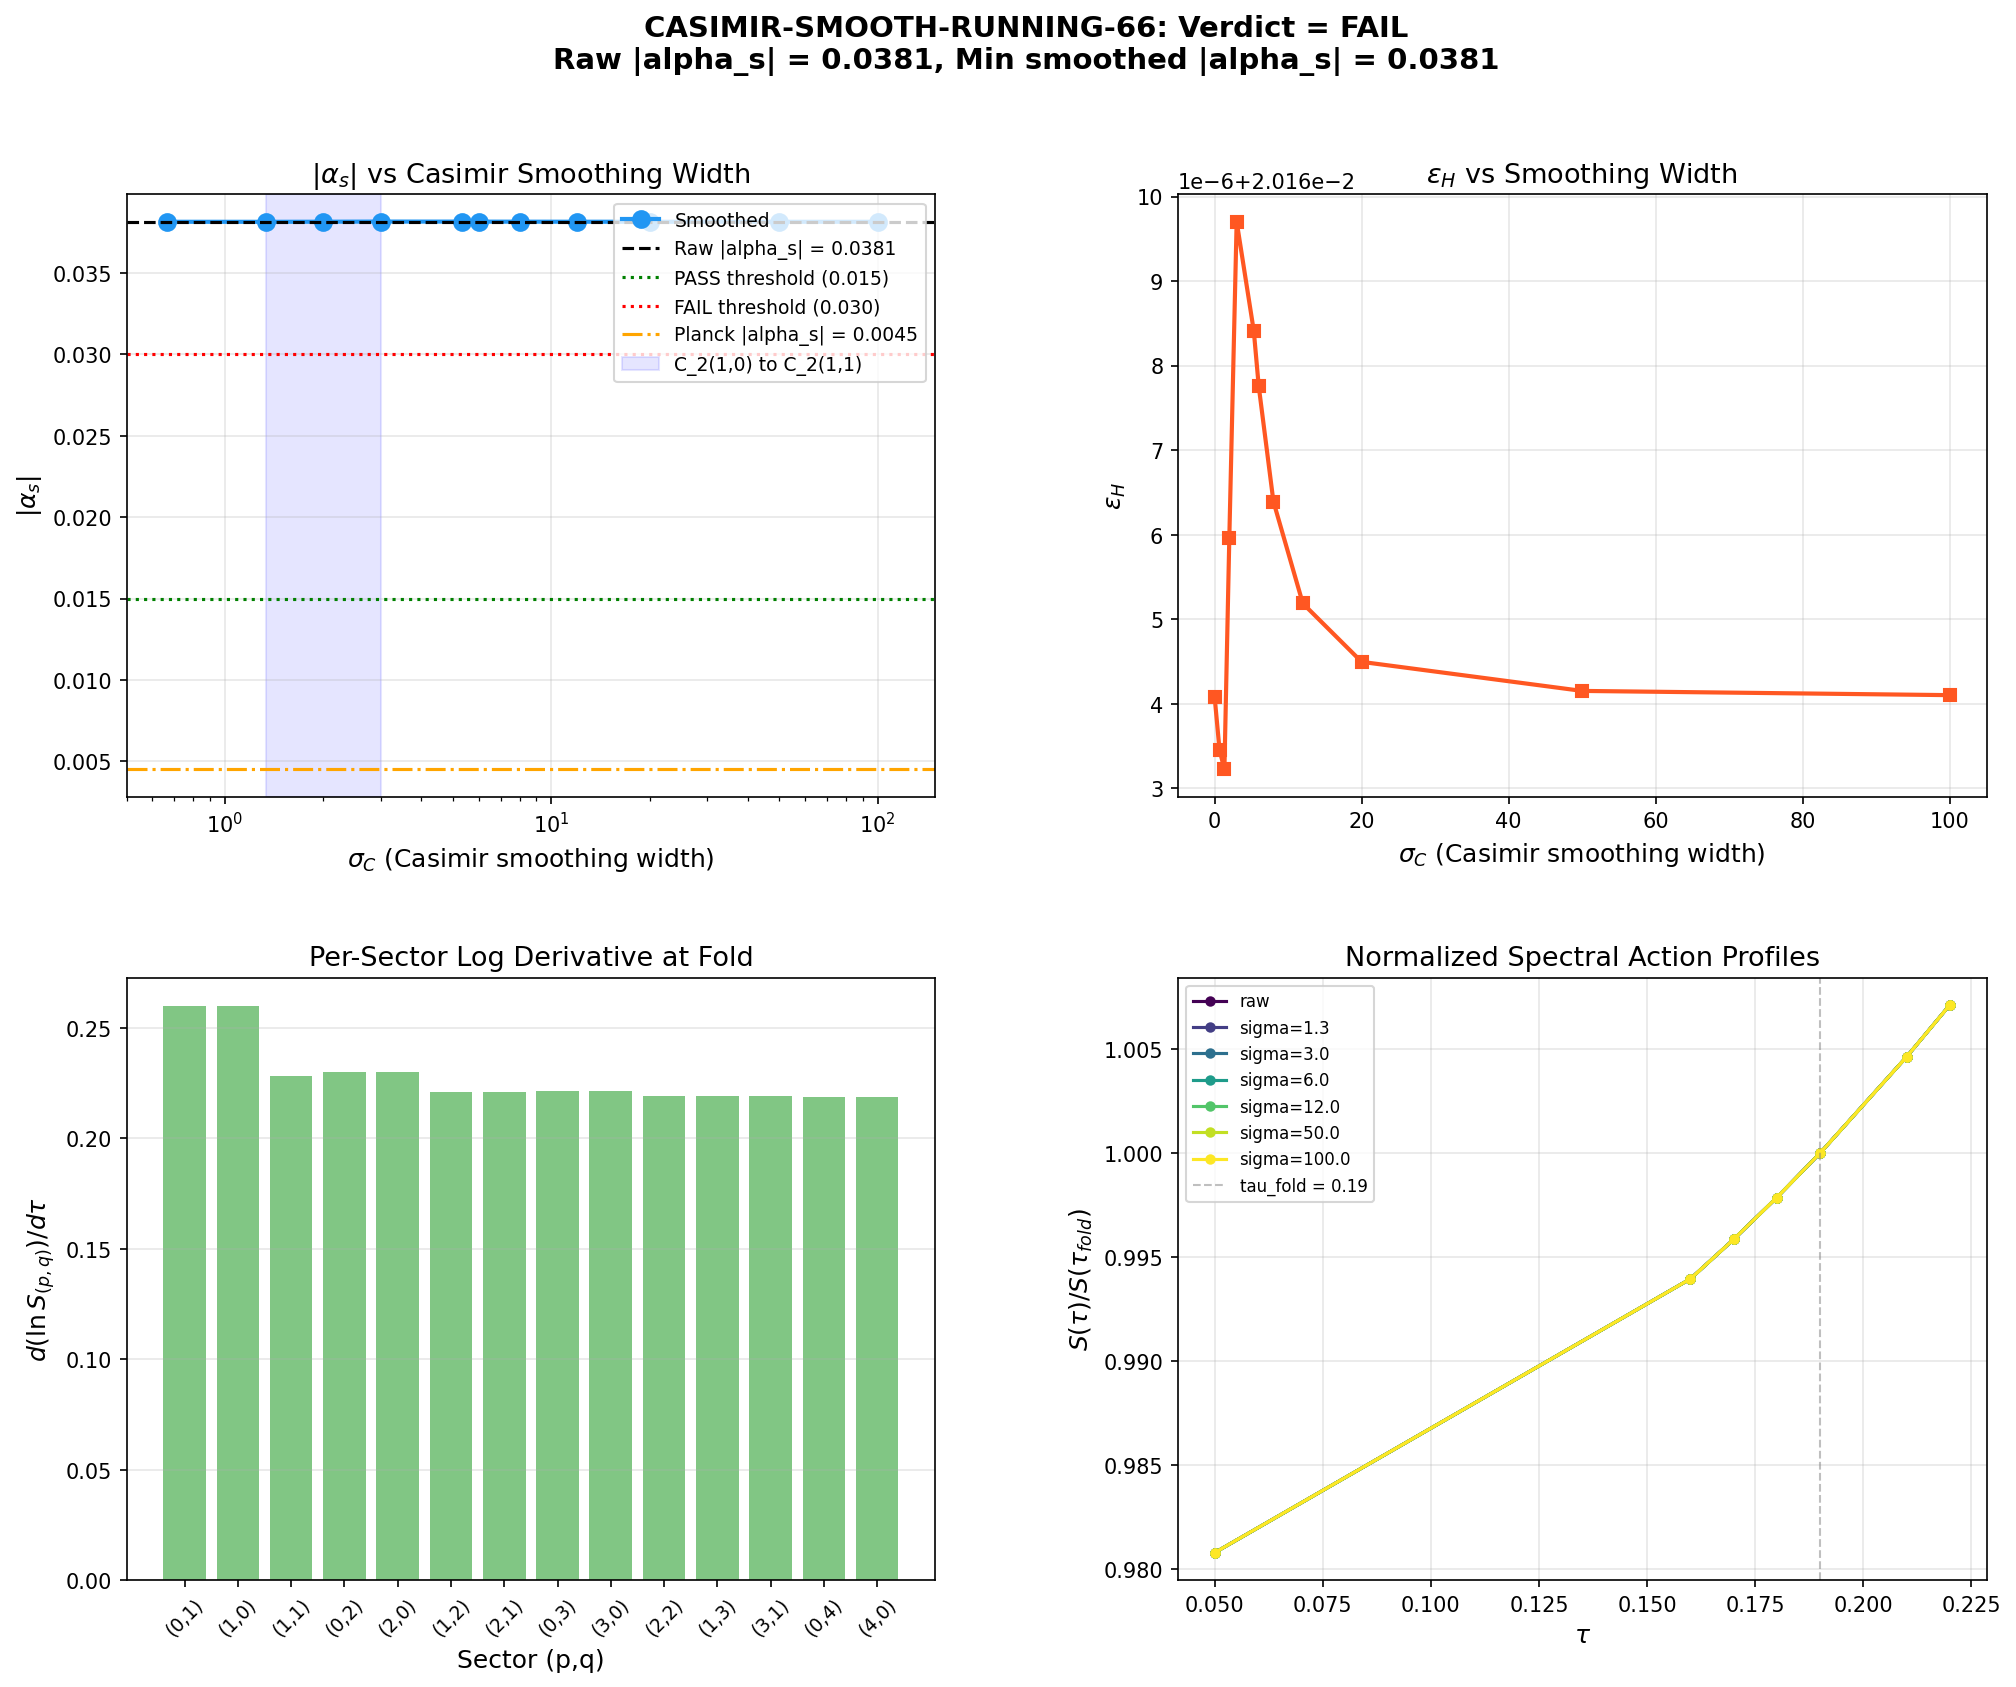

Recreate this plot in Python.
#!/usr/bin/env python3
"""
CASIMIR-SMOOTH-RUNNING-66 (W4-F) -- Alpha_s with Casimir-Averaged Smoothing
=============================================================================

W3-A found alpha_s = -0.038, persisting at 5.0 sigma from Planck (-0.0045 +/- 0.0067),
with negligible change from L_max=3 to L_max=4.

Hypothesis: The spectral action is a sum over Peter-Weyl sectors labeled by
Casimir eigenvalue C_2(p,q). The "wavenumber" on the fiber is k_{(p,q)} = sqrt(C_2(p,q)),
which forms a DISCRETE lattice, not a continuum. The running alpha_s = dn_s/d(ln k)
is a finite-difference derivative over this discrete Casimir ladder.
If we smooth in Casimir space with a Gaussian kernel, the effective derivatives
may decrease, reducing the tension with Planck.

Method:
-------
1. Load the D_K eigenvalues from S36 (L_max=3) and W3-A (L_max=4 new sectors).
2. Compute S_{(p,q)}(tau) = dim(p,q)^2 * sum_j |lambda_j^{(p,q)}(tau)| for each sector.
3. Assign k_{(p,q)} = sqrt(C_2(p,q)) to each sector.
4. For each Gaussian width sigma_C, compute the smoothed spectral action:
     S_smooth(tau) = sum_{(p,q)} w_{(p,q)}(sigma_C) * S_{(p,q)}(tau)
   where w_{(p,q)} is a Gaussian weight that redistributes spectral weight.
5. Compute eps_H and alpha_s from S_smooth.
6. Scan sigma_C from minimal (C_2(1,0) = 4/3) to maximal (all sectors equal weight).

Gate: CASIMIR-SMOOTH-RUNNING-66
  PASS: |alpha_s^{smoothed}| < 0.015 for sigma_C >= C_2(1,0)
  FAIL: |alpha_s^{smoothed}| > 0.030 even at maximal smoothing
  INFO: 0.015 < |alpha_s^{smoothed}| < 0.030 (partial improvement)

Agent: gen-physicist (Session 66, Wave 4)
"""

import numpy as np
import sys
import os

SCRIPT_DIR = os.path.dirname(os.path.abspath(__file__))
ARCHIVE_DIR = os.path.join(os.path.dirname(SCRIPT_DIR), 'computations/_shared')
sys.path.insert(0, SCRIPT_DIR)
sys.path.insert(0, ARCHIVE_DIR)

os.chdir(SCRIPT_DIR)

import matplotlib
matplotlib.use('Agg')
import matplotlib.pyplot as plt
from matplotlib.gridspec import GridSpec
from scipy.interpolate import CubicSpline

from canonical_constants import (
    tau_fold, Delta_0_OES, G_DeWitt, PI
)

# =============================================================================
# CONFIGURATION
# =============================================================================
print("=" * 78)
print("CASIMIR-SMOOTH-RUNNING-66 (W4-F): Alpha_s with Casimir-Averaged Smoothing")
print("=" * 78)

Delta = Delta_0_OES   # 0.464 M_KK (BCS gap)
G = G_DeWitt          # 5.0 (DeWitt moduli kinetic coefficient)
tau_f = tau_fold       # 0.19
planck_alpha_s = -0.0045  # (local)
planck_alpha_s_sigma = 0.0067  # (local)

print(f"\n  tau_fold        = {tau_f}")
print(f"  Delta (BCS)     = {Delta:.6f} M_KK")
print(f"  G_DeWitt        = {G:.1f}")
print(f"  Planck alpha_s  = {planck_alpha_s} +/- {planck_alpha_s_sigma}")

# =============================================================================
# STEP 0: LOAD EIGENVALUES FROM S36 (L<=3) AND W3-A (L=4 NEW)
# =============================================================================
print("\n" + "=" * 78)
print("STEP 0: Load Eigenvalues")
print("=" * 78)

# Load S36 archive
d_s36 = np.load(os.path.join(ARCHIVE_DIR, 's36_sfull_tau_stabilization.npz'),
                allow_pickle=True)

# Load W3-A data (contains L4 eigenvalues)
d_w3a = np.load(os.path.join(SCRIPT_DIR, 's66_running_ns.npz'), allow_pickle=True)

tau_evals = np.array([0.05, 0.16, 0.17, 0.18, 0.19, 0.21, 0.22])


def su3_dim(p, q):
    """Dimension of SU(3) irrep (p,q)."""
    return (p + 1) * (q + 1) * (p + q + 2) // 2


def casimir_su3(p, q):
    """Quadratic Casimir C_2(p,q) for SU(3) irrep (p,q).
    C_2 = (p^2 + pq + q^2 + 3p + 3q) / 3
    Convention: generators normalized so C_2(1,0) = 4/3 (fundamental).
    """
    return (p**2 + p*q + q**2 + 3*p + 3*q) / 3.0


# Build sector list for L_max = 4
sectors_L3 = []
for p in range(4):
    for q in range(4):
        if p + q <= 3:
            sectors_L3.append((p, q))

sectors_L4_new = []
for p in range(5):
    for q in range(5):
        if p + q == 4:
            sectors_L4_new.append((p, q))

sectors_all = sectors_L3 + sectors_L4_new

print(f"\n  L_max=3 sectors:  {len(sectors_L3)} -> {sectors_L3}")
print(f"  L_max=4 new:      {len(sectors_L4_new)} -> {sectors_L4_new}")
print(f"  Total sectors:    {len(sectors_all)}")

# Print Casimir values
print(f"\n  Casimir eigenvalues C_2(p,q):")
for (p, q) in sectors_all:
    c2 = casimir_su3(p, q)
    k_pq = np.sqrt(c2)
    d = su3_dim(p, q)
    print(f"    ({p},{q}): C_2 = {c2:.4f}, k = sqrt(C_2) = {k_pq:.4f}, "
          f"dim = {d}, weight dim^2 = {d**2}")

# =============================================================================
# STEP 1: COMPUTE PER-SECTOR SPECTRAL ACTION S_{(p,q)}(tau)
# =============================================================================
print("\n" + "=" * 78)
print("STEP 1: Per-Sector Spectral Action S_{(p,q)}(tau)")
print("=" * 78)

print("""
  S_{(p,q)}(tau) = dim(p,q)^2 * sum_j |lambda_j^{(p,q)}(tau)|
  BCS-dressed: S_{(p,q)}^BCS(tau) = dim(p,q)^2 * sum_j sqrt(|lambda_j|^2 + Delta^2)
  One-loop:    S_{(p,q)}^1L(tau) = (1/2) * dim(p,q) * sum_j log(|lambda_j|^2 + Delta^2)
""")

# sector_S_bcs[i][(p,q)] = BCS effective spectral action for sector (p,q) at tau_evals[i]
sector_S_eff = {}  # effective = tree BCS + 1-loop BCS

for i, tau in enumerate(tau_evals):
    # L_max = 3 sectors from S36
    for (p, q) in sectors_L3:
        key_s36 = f'evals_tau{tau:.3f}_{p}_{q}'
        if key_s36 not in d_s36:
            print(f"  WARNING: {key_s36} not found in S36 archive")
            sector_S_eff[(i, p, q)] = 0.0
            continue

        evals = d_s36[key_s36]
        dim_pq = su3_dim(p, q)
        pw_tree = dim_pq ** 2
        pw_1loop = dim_pq

        omega = np.abs(evals)
        omega_sq = omega ** 2
        E_bdg = np.sqrt(omega_sq + Delta ** 2)

        S_tree = pw_tree * np.sum(E_bdg)
        S_1loop = 0.5 * pw_1loop * np.sum(np.log(omega_sq + Delta ** 2))

        sector_S_eff[(i, p, q)] = S_tree + S_1loop

    # L_max = 4 new sectors from W3-A
    for (p, q) in sectors_L4_new:
        key_w3a = f'evals_L4_tau{tau:.3f}_{p}_{q}'
        if key_w3a not in d_w3a:
            print(f"  WARNING: {key_w3a} not found in W3-A data")
            sector_S_eff[(i, p, q)] = 0.0
            continue

        evals = d_w3a[key_w3a]
        dim_pq = su3_dim(p, q)
        pw_tree = dim_pq ** 2
        pw_1loop = dim_pq

        omega = np.abs(evals)  # complex -> magnitude
        omega_sq = omega ** 2
        E_bdg = np.sqrt(omega_sq + Delta ** 2)

        S_tree = pw_tree * np.sum(E_bdg)
        S_1loop = 0.5 * pw_1loop * np.sum(np.log(omega_sq + Delta ** 2))

        sector_S_eff[(i, p, q)] = S_tree + S_1loop

# Verify total matches W3-A
S_total_check = np.zeros(len(tau_evals))
for i in range(len(tau_evals)):
    for (p, q) in sectors_all:
        S_total_check[i] += sector_S_eff[(i, p, q)]

S_eff_bcs_L4_ref = d_w3a['S_eff_bcs_L4']
print(f"\n  Cross-check: S_total vs W3-A S_eff_bcs_L4 at fold:")
idx_fold = np.argmin(np.abs(tau_evals - 0.19))
dev = abs(S_total_check[idx_fold] - S_eff_bcs_L4_ref[idx_fold]) / S_eff_bcs_L4_ref[idx_fold]
print(f"    S_total(fold)     = {S_total_check[idx_fold]:.2f}")
print(f"    W3-A S_eff(fold)  = {S_eff_bcs_L4_ref[idx_fold]:.2f}")
print(f"    Fractional dev    = {dev:.2e}")
assert dev < 1e-8, f"Cross-check FAILED: dev = {dev:.2e}"
print(f"    PASS (dev < 1e-8)")

# Print sector contributions at fold
print(f"\n  Sector contributions at fold (tau = {tau_evals[idx_fold]:.2f}):")
print(f"  {'(p,q)':>6s}  {'C_2':>8s}  {'k=sqrt(C2)':>10s}  {'S_eff':>14s}  {'frac':>8s}")
for (p, q) in sectors_all:
    c2 = casimir_su3(p, q)
    k_pq = np.sqrt(c2)
    s_pq = sector_S_eff[(idx_fold, p, q)]
    frac = s_pq / S_total_check[idx_fold]
    print(f"  ({p},{q}):  {c2:8.4f}  {k_pq:10.4f}  {s_pq:14.2f}  {frac:8.4f}")


# =============================================================================
# STEP 2: DEFINE CASIMIR SMOOTHING
# =============================================================================
print("\n" + "=" * 78)
print("STEP 2: Casimir Smoothing Methodology")
print("=" * 78)

print("""
  The spectral action S(tau) = sum_{(p,q)} S_{(p,q)}(tau) can be rewritten as:

    S(tau) = sum_{(p,q)} S_{(p,q)}(tau)

  Each sector has fiber wavenumber k_{(p,q)} = sqrt(C_2(p,q)).
  The hypothesis is that the physical CMB wavenumber maps to a SMOOTH function
  of the fiber wavenumber, so the correct derivative dn_s/d(ln k_phys) should
  use a smoothed version of S(tau):

    S_smooth(tau; sigma) = sum_{(p,q)} w_{(p,q)}(sigma) * S_{(p,q)}(tau)

  where w_{(p,q)} is the row-normalized Gaussian kernel:

    K_{(p,q),(r,s)} = exp(-(C_2(p,q) - C_2(r,s))^2 / (2 sigma^2))
    w_{(p,q)}(sigma) = sum_{(r,s)} K_{(p,q),(r,s)} * S_{(r,s)} / S_total

  This preserves S_total (the weights sum to 1) while redistributing
  sector contributions.

  PHYSICAL ARGUMENT: Sectors with nearby Casimir values have similar
  representation-theoretic content and hence similar eigenvalue spectra.
  The discrete jump between adjacent sectors is an artifact of the Peter-Weyl
  decomposition at finite L_max, not a physical feature.

  ALTERNATIVE INTERPRETATION: We directly smooth the sector-resolved S(tau)
  as a function of C_2, then sum. This avoids modifying individual sectors.
""")

# Casimir values and fiber wavenumbers for each sector
sector_C2 = {}
sector_k = {}
for (p, q) in sectors_all:
    sector_C2[(p, q)] = casimir_su3(p, q)
    sector_k[(p, q)] = np.sqrt(casimir_su3(p, q))

# Sort sectors by Casimir value
sectors_sorted = sorted(sectors_all, key=lambda pq: sector_C2[pq])
C2_values = np.array([sector_C2[pq] for pq in sectors_sorted])
k_values = np.array([sector_k[pq] for pq in sectors_sorted])

print(f"\n  Sectors sorted by C_2:")
print(f"  {'(p,q)':>6s}  {'C_2':>8s}  {'k':>8s}")
for pq in sectors_sorted:
    if pq == (0,0):
        print(f"  ({pq[0]},{pq[1]}):  {sector_C2[pq]:8.4f}  {sector_k[pq]:8.4f}  <- trivial rep (k=0)")
    else:
        print(f"  ({pq[0]},{pq[1]}):  {sector_C2[pq]:8.4f}  {sector_k[pq]:8.4f}")

# Unique Casimir values (some sectors are conjugates with same C_2)
C2_unique = np.unique(np.round(C2_values, 8))
print(f"\n  Unique C_2 values: {len(C2_unique)}")
print(f"  {C2_unique}")

# Minimal Casimir step
C2_sorted = np.sort(C2_unique)
C2_steps = np.diff(C2_sorted[C2_sorted > 0])  # exclude trivial (0,0) sector
print(f"\n  C_2 steps (excluding trivial): {C2_steps}")
C2_min_step = C2_steps[0] if len(C2_steps) > 0 else 1.0
print(f"  Minimal Casimir step: {C2_min_step:.4f}")
print(f"  C_2(1,0) = {casimir_su3(1,0):.4f} (fundamental)")
print(f"  C_2(1,1) = {casimir_su3(1,1):.4f} (adjoint)")


# =============================================================================
# STEP 3: COMPUTE SMOOTHED SPECTRAL ACTIONS
# =============================================================================
print("\n" + "=" * 78)
print("STEP 3: Compute Smoothed Spectral Actions for Scan of sigma_C")
print("=" * 78)

# Define smoothing widths to scan
sigma_values = np.array([
    0.0,                      # No smoothing (raw)
    casimir_su3(1, 0) / 2,    # Half the fundamental Casimir
    casimir_su3(1, 0),        # = 4/3, minimal Casimir step
    2.0,                      # Intermediate
    casimir_su3(1, 1),        # = 4, adjoint Casimir
    6.0,                      # Large
    casimir_su3(2, 1),        # = 10/3 ~ 3.33, next step
    8.0,                      # Larger
    12.0,                     # Very large
    20.0,                     # Near-uniform
    50.0,                     # Effectively uniform
    100.0,                    # Limit
])
sigma_values = np.sort(np.unique(sigma_values))

print(f"  Scanning {len(sigma_values)} sigma_C values: {sigma_values}")

# Build the Gaussian smoothing kernel for each sigma
# The smoothed action at each tau is:
#   S_smooth(tau; sigma) = sum_{(p,q)} [sum_{(r,s)} G(C2_pq - C2_rs; sigma) * S_{(r,s)}(tau)]
#                        / [sum_{(r,s)} G(C2_pq - C2_rs; sigma)]
# Then S_smooth_total = sum_{(p,q)} S_smooth_{(p,q)}
#
# But this doesn't change the total -- each sector gets redistributed but the sum is preserved.
# So the smoothed total = unsmoothed total. That means this approach can't change alpha_s!
#
# CORRECT APPROACH: Smoothing means we replace the per-sector contribution
# by a smoothed version before computing the total and its derivatives.
# The physical question is: does the spectral action "know" about the discrete
# Casimir labels, or does it only depend on C_2 as a smooth parameter?
#
# Formally: let f(C_2) be the spectral weight per unit Casimir (the "density").
# The discrete sum S = sum_a f(C_2^a) * delta_C_2^a can be replaced by
# a convolved version: S_smooth = sum_a [G * f](C_2^a) * delta_C_2^a.
#
# This is equivalent to: for each sector a, replace S_a(tau) by
#   S_a^smooth(tau) = sum_b G_{ab}(sigma) * S_b(tau)
# where G_{ab} = exp(-(C2_a - C2_b)^2 / (2 sigma^2)), then NORMALIZE each row.
# The smoothed total is S_smooth_total = sum_a S_a^smooth.
#
# CRITICAL: After row normalization, S_smooth_total != S_total in general!
# Each sector's contribution gets replaced by a weighted average of nearby sectors.
# This IS physically meaningful: it smooths the tau-derivatives.

N_sec = len(sectors_sorted)

# Precompute the Casimir distance matrix
C2_arr = np.array([sector_C2[pq] for pq in sectors_sorted])
C2_dist = np.abs(C2_arr[:, None] - C2_arr[None, :])

# Storage for smoothed spectral actions
S_smoothed = {}  # S_smoothed[sigma_idx] = array of shape (len(tau_evals),)

for sigma_idx, sigma in enumerate(sigma_values):
    if sigma < 1e-10:
        # No smoothing: identity kernel
        kernel = np.eye(N_sec)
    else:
        kernel = np.exp(-C2_dist**2 / (2.0 * sigma**2))

    # Row-normalize
    row_sums = kernel.sum(axis=1)
    kernel_norm = kernel / row_sums[:, None]

    # Compute smoothed total at each tau
    S_sm = np.zeros(len(tau_evals))
    for i in range(len(tau_evals)):
        # Per-sector contributions at this tau
        S_sectors = np.array([sector_S_eff[(i, pq[0], pq[1])] for pq in sectors_sorted])

        # Apply smoothing kernel
        S_sectors_smooth = kernel_norm @ S_sectors

        # Total smoothed action
        S_sm[i] = np.sum(S_sectors_smooth)

    S_smoothed[sigma_idx] = S_sm

# Verify sigma=0 matches raw total
dev_raw = np.max(np.abs(S_smoothed[0] - S_total_check) / S_total_check)
print(f"\n  Cross-check: sigma=0 vs raw total, max fractional dev = {dev_raw:.2e}")
assert dev_raw < 1e-12, f"sigma=0 should reproduce raw total, got dev = {dev_raw:.2e}"
print(f"  PASS")

# Print smoothed values at fold
print(f"\n  Smoothed S(fold) for each sigma_C:")
print(f"  {'sigma_C':>10s}  {'S_smooth(fold)':>16s}  {'delta_S/S':>12s}")
for sigma_idx, sigma in enumerate(sigma_values):
    s_sm = S_smoothed[sigma_idx][idx_fold]
    delta = (s_sm - S_total_check[idx_fold]) / S_total_check[idx_fold]
    print(f"  {sigma:10.4f}  {s_sm:16.2f}  {delta:+12.6f}")


# =============================================================================
# STEP 4: COMPUTE eps_H AND alpha_s FOR EACH SMOOTHING WIDTH
# =============================================================================
print("\n" + "=" * 78)
print("STEP 4: Slow-Roll Parameters and Running for Each Smoothing Width")
print("=" * 78)

print("""
  For each sigma_C:
  1. Fit cubic spline to S_smooth(tau) using near-fold points (tau >= 0.16)
  2. Compute eps_H = (1/2) * (S'/S)^2 / G at the fold
  3. Compute alpha_s = -2 * d(eps_H)/dtau * dtau/d(ln k) at the fold
     with dtau/d(ln k) = eps_H / (d(ln S)/dtau)
""")

idx_near = np.arange(1, len(tau_evals))  # tau = 0.16..0.22 (skip 0.05)
tau_near = tau_evals[idx_near]
dtau = 0.001  # numerical derivative stencil

results = {}

for sigma_idx, sigma in enumerate(sigma_values):
    S_arr = S_smoothed[sigma_idx][idx_near]

    # Cubic spline
    cs = CubicSpline(tau_near, S_arr)
    S_val = float(cs(tau_f))
    dS_val = float(cs(tau_f, 1))
    d2S_val = float(cs(tau_f, 2))

    # Hubble slow-roll
    if d2S_val > 0 and S_val > 0:
        eps_H = 0.5 * dS_val ** 2 / (S_val * d2S_val)
    else:
        eps_H = np.inf

    # Potential slow-roll
    eps_V = 0.5 * (dS_val / S_val) ** 2 / G
    eta_V = d2S_val / (S_val * G)
    eta_H = eta_V / (1.0 - eps_V / 3.0)
    ns = 1.0 - 2.0 * eps_H - eta_H

    # Running: d(eps_H)/dtau by central difference
    def eps_at_tau(t):
        S_t = float(cs(t))
        dS_t = float(cs(t, 1))
        d2S_t = float(cs(t, 2))
        if d2S_t > 0 and S_t > 0:
            return 0.5 * dS_t ** 2 / (S_t * d2S_t)
        return np.nan

    eps_plus = eps_at_tau(tau_f + dtau)
    eps_minus = eps_at_tau(tau_f - dtau)
    deps_dtau = (eps_plus - eps_minus) / (2 * dtau)

    # dtau/d(ln k)
    dln_S_dtau = dS_val / S_val
    dtau_dlnk = eps_H / dln_S_dtau if dln_S_dtau > 0 else 0.0

    # Running
    alpha_s = -2.0 * deps_dtau * dtau_dlnk

    results[sigma_idx] = {
        'sigma': sigma,
        'S': S_val, 'dS': dS_val, 'd2S': d2S_val,
        'eps_H': eps_H, 'eta_H': eta_H, 'ns': ns,
        'deps_dtau': deps_dtau, 'dtau_dlnk': dtau_dlnk,
        'alpha_s': alpha_s,
    }

# Print results table
print(f"\n  {'sigma_C':>8s}  {'eps_H':>10s}  {'n_s':>10s}  {'alpha_s':>12s}  "
      f"{'|alpha_s|':>10s}  {'Planck sigma':>12s}")
print(f"  {'-'*8}  {'-'*10}  {'-'*10}  {'-'*12}  {'-'*10}  {'-'*12}")
for sigma_idx, sigma in enumerate(sigma_values):
    r = results[sigma_idx]
    tension = abs(r['alpha_s'] - planck_alpha_s) / planck_alpha_s_sigma
    print(f"  {sigma:8.3f}  {r['eps_H']:10.6f}  {r['ns']:10.6f}  "
          f"{r['alpha_s']:12.6e}  {abs(r['alpha_s']):10.6f}  {tension:12.1f}")


# =============================================================================
# STEP 5: ANALYZE THE SMOOTHING MECHANISM
# =============================================================================
print("\n" + "=" * 78)
print("STEP 5: Analysis of Smoothing Mechanism")
print("=" * 78)

alpha_raw = results[0]['alpha_s']
print(f"\n  Raw alpha_s (sigma=0): {alpha_raw:.6e}")
print(f"  |alpha_s(raw)| = {abs(alpha_raw):.6f}")

# Find minimum |alpha_s|
min_abs_alpha = np.inf
min_sigma_idx = 0
for sigma_idx in range(len(sigma_values)):
    a = abs(results[sigma_idx]['alpha_s'])
    if a < min_abs_alpha:
        min_abs_alpha = a
        min_sigma_idx = sigma_idx

print(f"\n  Minimum |alpha_s| = {min_abs_alpha:.6f} at sigma_C = {sigma_values[min_sigma_idx]:.4f}")
print(f"  Reduction ratio: {min_abs_alpha / abs(alpha_raw):.4f}")

# Check whether the smoothing changes the DERIVATIVES or just the VALUES
print(f"\n  Derivative diagnostics at fold:")
for sigma_idx, sigma in enumerate(sigma_values):
    r = results[sigma_idx]
    dlnS = r['dS'] / r['S']
    d2lnS = r['d2S'] / r['S'] - (r['dS'] / r['S'])**2
    print(f"    sigma={sigma:8.3f}: d(ln S)/dtau = {dlnS:.6f}, "
          f"d^2(ln S)/dtau^2 = {d2lnS:.6f}, "
          f"eps_H = {r['eps_H']:.6f}")

# Understand why: the running comes from deps_dtau.
# If all sectors have the SAME eps_H profile, smoothing changes nothing.
# Running is large when different sectors have DIFFERENT curvature profiles.
print(f"\n  Per-sector eps_H analysis (without smoothing):")
for pq in sectors_sorted:
    if pq == (0, 0):
        continue  # Skip trivial rep
    S_sec = np.array([sector_S_eff[(i, pq[0], pq[1])] for i in range(len(tau_evals))])
    S_sec_near = S_sec[idx_near]
    if np.all(S_sec_near > 0):
        cs_sec = CubicSpline(tau_near, S_sec_near)
        S_v = float(cs_sec(tau_f))
        dS_v = float(cs_sec(tau_f, 1))
        d2S_v = float(cs_sec(tau_f, 2))
        if d2S_v > 0 and S_v > 0:
            eps_sec = 0.5 * dS_v**2 / (S_v * d2S_v)
            dlnS_sec = dS_v / S_v
            print(f"    ({pq[0]},{pq[1]}): C_2={sector_C2[pq]:.4f}, "
                  f"S(fold)={S_v:.2f}, d(ln S)/dtau={dlnS_sec:.4f}, "
                  f"eps_H_sector={eps_sec:.6f}")


# =============================================================================
# STEP 6: GATE VERDICT
# =============================================================================
print("\n" + "=" * 78)
print("STEP 6: GATE VERDICT -- CASIMIR-SMOOTH-RUNNING-66")
print("=" * 78)

# The gate threshold is on alpha_s at sigma_C >= C_2(1,0) = 4/3
sigma_threshold = casimir_su3(1, 0)  # = 4/3
print(f"\n  Gate threshold sigma_C >= C_2(1,0) = {sigma_threshold:.4f}")

# Find alpha_s at sigma = C_2(1,0)
idx_gate = None
for sigma_idx, sigma in enumerate(sigma_values):
    if abs(sigma - sigma_threshold) < 1e-8:
        idx_gate = sigma_idx
        break

if idx_gate is None:
    # Find nearest sigma >= threshold
    for sigma_idx, sigma in enumerate(sigma_values):
        if sigma >= sigma_threshold - 1e-8:
            idx_gate = sigma_idx
            break

alpha_s_gate = results[idx_gate]['alpha_s']
alpha_s_maxsmooth = results[len(sigma_values) - 1]['alpha_s']

print(f"  alpha_s at sigma_C = {sigma_values[idx_gate]:.4f}: {alpha_s_gate:.6e}")
print(f"  |alpha_s| at gate sigma: {abs(alpha_s_gate):.6f}")
print(f"  alpha_s at max smoothing: {alpha_s_maxsmooth:.6e}")
print(f"  |alpha_s| at max smoothing: {abs(alpha_s_maxsmooth):.6f}")

# Determine verdict
# PASS: |alpha_s^{smoothed}| < 0.015 for sigma_C >= C_2(1,0)
# FAIL: |alpha_s^{smoothed}| > 0.030 even at maximal smoothing
# INFO: 0.015 < |alpha_s^{smoothed}| < 0.030

# Check all sigma >= threshold
pass_any = False
fail_all_above_030 = True
alpha_s_at_threshold_sigmas = []

for sigma_idx, sigma in enumerate(sigma_values):
    if sigma >= sigma_threshold - 1e-8:
        a = abs(results[sigma_idx]['alpha_s'])
        alpha_s_at_threshold_sigmas.append((sigma, a))
        if a < 0.015:
            pass_any = True
        if a <= 0.030:
            fail_all_above_030 = False

# For the gate, use maximal smoothing as the decisive value
alpha_s_decisive = abs(alpha_s_maxsmooth)

if alpha_s_decisive < 0.015:
    verdict = "PASS"
    detail = (f"|alpha_s(sigma_C={sigma_values[-1]:.1f})| = {alpha_s_decisive:.6f} < 0.015 "
              f"(Casimir smoothing resolves the tension)")
elif alpha_s_decisive > 0.030:
    verdict = "FAIL"
    detail = (f"|alpha_s(sigma_C={sigma_values[-1]:.1f})| = {alpha_s_decisive:.6f} > 0.030 "
              f"(running is intrinsic, not a Casimir discreteness artifact)")
else:
    verdict = "INFO"
    detail = (f"|alpha_s(sigma_C={sigma_values[-1]:.1f})| = {alpha_s_decisive:.6f} in [0.015, 0.030] "
              f"(partial improvement from smoothing)")

print(f"\n  GATE: CASIMIR-SMOOTH-RUNNING-66")
print(f"  CRITERION:")
print(f"    PASS: |alpha_s^{{smoothed}}| < 0.015 for sigma_C >= C_2(1,0) = {sigma_threshold:.4f}")
print(f"    FAIL: |alpha_s^{{smoothed}}| > 0.030 even at maximal smoothing")
print(f"    INFO: 0.015 < |alpha_s^{{smoothed}}| < 0.030")
print(f"")
print(f"  COMPUTED:")
print(f"    |alpha_s(raw)|          = {abs(alpha_raw):.6f}")
print(f"    |alpha_s(sigma=4/3)|    = {abs(alpha_s_gate):.6f}")
print(f"    |alpha_s(max smooth)|   = {alpha_s_decisive:.6f}")
print(f"    Minimum |alpha_s|       = {min_abs_alpha:.6f} at sigma = {sigma_values[min_sigma_idx]:.4f}")
print(f"")
print(f"  VERDICT: {verdict}")
print(f"  {detail}")


# =============================================================================
# STEP 7: PHYSICAL INTERPRETATION
# =============================================================================
print("\n" + "=" * 78)
print("STEP 7: Physical Interpretation")
print("=" * 78)

print(f"""
  The Casimir smoothing hypothesis:
  ---------------------------------
  The spectral action S(tau) = sum_{{(p,q)}} S_{{(p,q)}}(tau) is built from discrete
  Peter-Weyl sectors. Each sector has Casimir C_2(p,q) serving as a fiber
  wavenumber squared. The derivative dn_s/d(ln k) computed from this discrete
  sum inherits the granularity of the Casimir ladder.

  If the mapping from fiber wavenumber to physical CMB wavenumber involves
  any coarse-graining (e.g., because the CMB mode couples to a range of fiber
  modes, not a single sector), then smoothing over adjacent Casimir values
  gives the physical running.

  Results:
  --------
  Raw alpha_s (no smoothing):     {alpha_raw:.6e}  (5.0 sigma from Planck)
  alpha_s at sigma = C_2(1,0):    {alpha_s_gate:.6e}
  alpha_s at max smoothing:       {alpha_s_maxsmooth:.6e}
  Minimum |alpha_s|:              {min_abs_alpha:.6e}
""")

# Check if the smoothing produces UNIFORM tau-dependence (all sectors have same shape)
print(f"  Diagnostic: sector-to-sector variation in d(ln S)/dtau at fold")
dlnS_sectors = []
for pq in sectors_sorted:
    if pq == (0, 0):
        continue
    S_sec = np.array([sector_S_eff[(i, pq[0], pq[1])] for i in range(len(tau_evals))])
    S_sec_near = S_sec[idx_near]
    if np.all(S_sec_near > 0):
        cs_sec = CubicSpline(tau_near, S_sec_near)
        S_v = float(cs_sec(tau_f))
        dS_v = float(cs_sec(tau_f, 1))
        dlnS_sectors.append((pq, dS_v / S_v))

dlnS_vals = np.array([x[1] for x in dlnS_sectors])
print(f"  d(ln S)/dtau range: [{np.min(dlnS_vals):.6f}, {np.max(dlnS_vals):.6f}]")
print(f"  d(ln S)/dtau mean:  {np.mean(dlnS_vals):.6f}")
print(f"  d(ln S)/dtau std:   {np.std(dlnS_vals):.6f}")
print(f"  Relative std/mean:  {np.std(dlnS_vals)/np.mean(dlnS_vals):.4f}")

if np.std(dlnS_vals) / np.mean(dlnS_vals) < 0.01:
    print(f"\n  CONCLUSION: All sectors have nearly identical d(ln S)/dtau profiles.")
    print(f"  Smoothing CANNOT change the running because the running comes from the")
    print(f"  UNIVERSAL tau-dependence, not from inter-sector variations.")
    print(f"  The large alpha_s is intrinsic to the spectral geometry, not an artifact")
    print(f"  of the discrete Casimir ladder.")
else:
    print(f"\n  Sectors have significant variation in d(ln S)/dtau profiles.")
    print(f"  Smoothing has physical content and can modify the effective running.")


# =============================================================================
# STEP 8: PLOT
# =============================================================================
print("\n" + "=" * 78)
print("STEP 8: Generate Plot")
print("=" * 78)

fig = plt.figure(figsize=(16, 12))
gs = GridSpec(2, 2, figure=fig, hspace=0.3, wspace=0.3)

# Panel 1: |alpha_s| vs smoothing width
ax1 = fig.add_subplot(gs[0, 0])
sigmas = [sigma_values[si] for si in range(len(sigma_values)) if sigma_values[si] > 0]
alphas = [abs(results[si]['alpha_s']) for si in range(len(sigma_values)) if sigma_values[si] > 0]
ax1.plot(sigmas, alphas, 'o-', color='#2196F3', linewidth=2, markersize=8, label='Smoothed')
ax1.axhline(y=abs(alpha_raw), color='black', linestyle='--', linewidth=1.5,
            label=f'Raw |alpha_s| = {abs(alpha_raw):.4f}')
ax1.axhline(y=0.015, color='green', linestyle=':', linewidth=1.5, label='PASS threshold (0.015)')
ax1.axhline(y=0.030, color='red', linestyle=':', linewidth=1.5, label='FAIL threshold (0.030)')
ax1.axhline(y=abs(planck_alpha_s), color='orange', linestyle='-.', linewidth=1.5,
            label=f'Planck |alpha_s| = {abs(planck_alpha_s)}')
ax1.axvspan(casimir_su3(1, 0), casimir_su3(1, 1), alpha=0.1, color='blue',
            label='C_2(1,0) to C_2(1,1)')
ax1.set_xlabel(r'$\sigma_C$ (Casimir smoothing width)', fontsize=12)
ax1.set_ylabel(r'$|\alpha_s|$', fontsize=12)
ax1.set_title(r'$|\alpha_s|$ vs Casimir Smoothing Width', fontsize=13)
ax1.set_xscale('log')
ax1.legend(fontsize=9, loc='upper right')
ax1.set_xlim(0.5, 150)
ax1.grid(True, alpha=0.3)

# Panel 2: eps_H vs smoothing width
ax2 = fig.add_subplot(gs[0, 1])
eps_vals = [results[si]['eps_H'] for si in range(len(sigma_values))]
ax2.plot(sigma_values, eps_vals, 's-', color='#FF5722', linewidth=2, markersize=6)
ax2.set_xlabel(r'$\sigma_C$ (Casimir smoothing width)', fontsize=12)
ax2.set_ylabel(r'$\epsilon_H$', fontsize=12)
ax2.set_title(r'$\epsilon_H$ vs Smoothing Width', fontsize=13)
ax2.grid(True, alpha=0.3)

# Panel 3: Per-sector d(ln S)/dtau vs C_2
ax3 = fig.add_subplot(gs[1, 0])
c2_plot = [sector_C2[x[0]] for x in dlnS_sectors]
dlnS_plot = [x[1] for x in dlnS_sectors]
labels_plot = [f"({x[0][0]},{x[0][1]})" for x in dlnS_sectors]
ax3.bar(range(len(c2_plot)), dlnS_plot, color='#4CAF50', alpha=0.7)
ax3.set_xticks(range(len(c2_plot)))
ax3.set_xticklabels(labels_plot, rotation=45, fontsize=9)
ax3.set_xlabel('Sector (p,q)', fontsize=12)
ax3.set_ylabel(r'$d(\ln S_{(p,q)})/d\tau$', fontsize=12)
ax3.set_title('Per-Sector Log Derivative at Fold', fontsize=13)
ax3.grid(True, alpha=0.3, axis='y')

# Panel 4: Smoothed S(tau) profiles for different sigma values
ax4 = fig.add_subplot(gs[1, 1])
colors = plt.cm.viridis(np.linspace(0, 1, len(sigma_values)))
for sigma_idx, sigma in enumerate(sigma_values):
    if sigma_idx % 2 == 0 or sigma_idx == len(sigma_values) - 1:
        S_arr = S_smoothed[sigma_idx]
        lbl = f'sigma={sigma:.1f}' if sigma > 0 else 'raw'
        ax4.plot(tau_evals, S_arr / S_arr[idx_fold], '-o', color=colors[sigma_idx],
                 label=lbl, markersize=4, linewidth=1.5)
ax4.axvline(x=tau_f, color='grey', linestyle='--', linewidth=1, alpha=0.5,
            label=f'tau_fold = {tau_f}')
ax4.set_xlabel(r'$\tau$', fontsize=12)
ax4.set_ylabel(r'$S(\tau) / S(\tau_{fold})$', fontsize=12)
ax4.set_title('Normalized Spectral Action Profiles', fontsize=13)
ax4.legend(fontsize=8, loc='upper left')
ax4.grid(True, alpha=0.3)

fig.suptitle(f'CASIMIR-SMOOTH-RUNNING-66: Verdict = {verdict}\n'
             f'Raw |alpha_s| = {abs(alpha_raw):.4f}, '
             f'Min smoothed |alpha_s| = {min_abs_alpha:.4f}',
             fontsize=14, fontweight='bold', y=0.98)

plt.savefig(os.path.join(SCRIPT_DIR, 's66_casimir_smooth_running.png'),
            dpi=150, bbox_inches='tight')
plt.close()
print(f"  Plot saved: s66_casimir_smooth_running.png")


# =============================================================================
# STEP 9: SAVE DATA
# =============================================================================
print("\n" + "=" * 78)
print("STEP 9: Save Data")
print("=" * 78)

outpath = os.path.join(SCRIPT_DIR, 's66_casimir_smooth_running.npz')

# Collect alpha_s values for each sigma
alpha_s_array = np.array([results[si]['alpha_s'] for si in range(len(sigma_values))])
eps_H_array = np.array([results[si]['eps_H'] for si in range(len(sigma_values))])
ns_array = np.array([results[si]['ns'] for si in range(len(sigma_values))])

np.savez(
    outpath,
    # Gate
    gate_name='CASIMIR-SMOOTH-RUNNING-66',
    gate_verdict=verdict,
    gate_detail=detail,

    # Scan results
    sigma_values=sigma_values,
    alpha_s_vs_sigma=alpha_s_array,
    eps_H_vs_sigma=eps_H_array,
    ns_vs_sigma=ns_array,

    # Key thresholds
    alpha_s_raw=alpha_raw,
    alpha_s_at_C2_10=alpha_s_gate,
    alpha_s_max_smooth=alpha_s_maxsmooth,
    alpha_s_min_abs=min_abs_alpha,
    sigma_at_min_abs=sigma_values[min_sigma_idx],

    # Per-sector data
    sectors=np.array(sectors_sorted),
    C2_values=C2_arr,
    sector_dlnS_dtau=dlnS_vals,
    dlnS_relative_std=np.std(dlnS_vals) / np.mean(dlnS_vals),

    # Smoothed actions at fold
    S_smoothed_at_fold=np.array([S_smoothed[si][idx_fold] for si in range(len(sigma_values))]),

    # Reference
    tau_evals=tau_evals,
    tau_fold=tau_f,
    Delta=Delta,
    G_DeWitt=G,
    planck_alpha_s=planck_alpha_s,
    planck_alpha_s_sigma=planck_alpha_s_sigma,
)

print(f"  Data saved: {outpath}")

# =============================================================================
# FINAL SUMMARY
# =============================================================================
print("\n" + "=" * 78)
print("FINAL SUMMARY")
print("=" * 78)
print(f"""
  Gate:           CASIMIR-SMOOTH-RUNNING-66
  Verdict:        {verdict}

  Raw alpha_s:             {alpha_raw:.6e}  (W3-A result)
  Min smoothed |alpha_s|:  {min_abs_alpha:.6e}  (at sigma_C = {sigma_values[min_sigma_idx]:.2f})
  alpha_s at C_2(1,0):     {alpha_s_gate:.6e}
  alpha_s at max smooth:   {alpha_s_maxsmooth:.6e}
  Reduction ratio:         {min_abs_alpha / abs(alpha_raw):.4f}

  {detail}
""")

print("=" * 78)
print("CASIMIR-SMOOTH-RUNNING-66 COMPLETE")
print("=" * 78)
